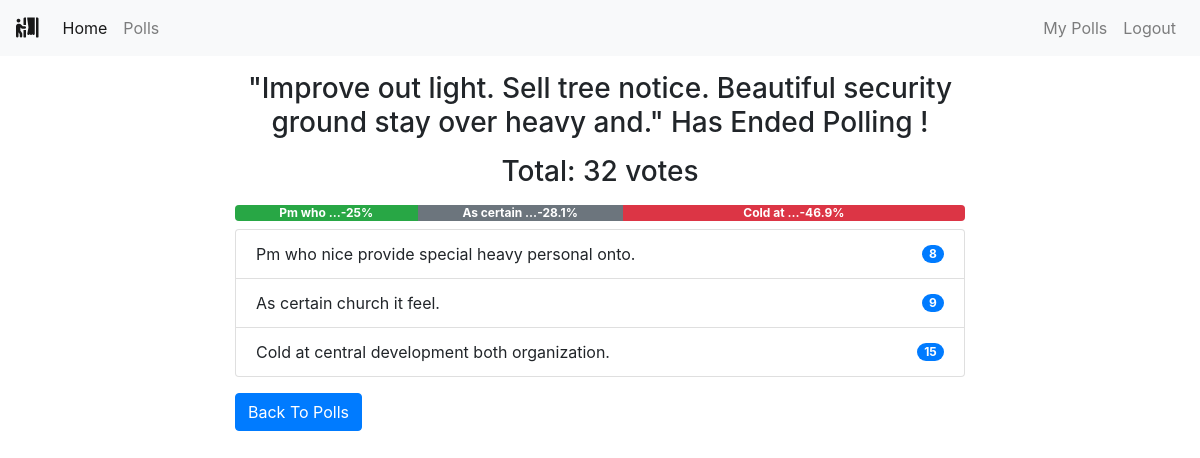
Page /polls/end/13/ (signed in) on the committed database.
### polls/models.py (models this page shows, shortened)
class Poll(models.Model):
    owner = models.ForeignKey(User, on_delete=models.CASCADE)
    text = models.TextField()
    pub_date = models.DateTimeField(default=timezone.now)
    active = models.BooleanField(default=True)
    @property
    def get_vote_count(self):
        return self.vote_set.count()
    def get_result_dict(self):
        res = []
        for choice in self.choice_set.all():
            d = {}
            alert_class = ['primary', 'secondary', 'success',
                           'danger', 'dark', 'warning', 'info']
            d['alert_class'] = secrets.choice(alert_class)
            d['text'] = choice.choice_text
            d['num_votes'] = choice.get_vote_count
            if not self.get_vote_count:
                d['percentage'] = 0
            else:
                d['percentage'] = (choice.get_vote_count /
                                   self.get_vote_count)*100
            res.append(d)
        return res

class Choice(models.Model):
    poll = models.ForeignKey(Poll, on_delete=models.CASCADE)
    choice_text = models.CharField(max_length=255)
    @property
    def get_vote_count(self):
        return self.vote_set.count()

### polls/views.py (the view)
# urls.py: path('end/<int:poll_id>/', views.endpoll, name='end_poll'),
@login_required
def endpoll(request, poll_id):
    poll = get_object_or_404(Poll, pk=poll_id)
    if request.user != poll.owner:
        return redirect('home')
    if poll.active is True:
        poll.active = False
        poll.save()
        return render(request, 'polls/poll_result.html', {'poll': poll})
    else:
        return render(request, 'polls/poll_result.html', {'poll': poll})

### polls/templates/polls/poll_result.html
{% extends 'base.html' %}
{% block content %}
<div class="container">
    {% if messages %}
    <div class="messages">
        {% for message in messages %}
        <div {% if message.tags %} class="{{ message.tags }}" {% endif %}>{{ message }}
            <button type="button" class="close" data-dismiss="alert" aria-label="Close">
                <span aria-hidden="true">&times;</span>
            </button>
        </div>
        {% endfor %}
    </div>
    {% else %}
    <div class="row">
        <div class="col-md-8 offset-sm-2">
            {% if poll.active %}
            <h3 class="mt-3 mb-3 text-center">Result for: {{ poll.text }}</h3>
            {% else %}
            <h3 class="mt-3 mb-3 text-center">"{{ poll.text }}" Has Ended Polling !</h3>
            {% endif %}
            <h3 class="mb-2 text-center">Total: {{ poll.get_vote_count }} votes</h3>
            <div class="progress mt-3 mb-2">
                {% for choice in poll.get_result_dict %}
                <div class="progress-bar bg-{{ choice.alert_class }}" role="progressbar" style="width: {{ choice.percentage }}%;"
                    aria-valuenow="30" aria-valuemin="0" aria-valuemax="100"><b>
                        {{choice.text|truncatewords:2}}-{{choice.percentage|floatformat}}%</b>
                </div>
                {% endfor %}
            </div>
            <ul class="list-group">
                {% for choice in poll.choice_set.all %}
                <li class="list-group-item d-flex justify-content-between align-items-center">
                    {{ choice.choice_text }}
                    <span class="badge badge-primary badge-pill">{{ choice.get_vote_count }}</span>
                </li>
                {% endfor %}
            </ul>
            {% endif %}
            <a class="btn btn-primary mt-3" href="{% url 'polls:list' %}" role="button">Back To Polls</a>
        </div>
    </div>
</div>
{% endblock content %}

### rows in the picture
Poll: text "Improve out light. Sell tree notice. Beautiful security ground stay over heavy and.", get_vote_count "32"
Choice: text "Pm who …", choice_text "Pm who nice provide special heavy personal onto.", get_vote_count "8"
Choice: text "As certain …", choice_text "As certain church it feel.", get_vote_count "9"
Choice: text "Cold at …", choice_text "Cold at central development both organization.", get_vote_count "15"

### other values in the picture
{{ choice.percentage|floatformat }} "25" "28.1" "46.9"
